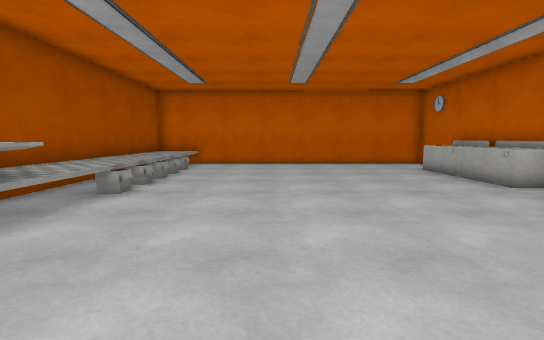
View 1 (above)

12 first-person views from a walk through a Unity game level. The camera is 1.3 m above the floor, tilts 6° down and sees 85° across. The floor is counted in squares, 1 m on a side. Each view is taken from the middle of a square. On the plan, view 1 faces up. The plan holds only what a view shows up to about 14 squares ahead; the rest is blank. The place goes on beyond the plan. The player is left out. Some surface patterns are stand-ins.

View 2
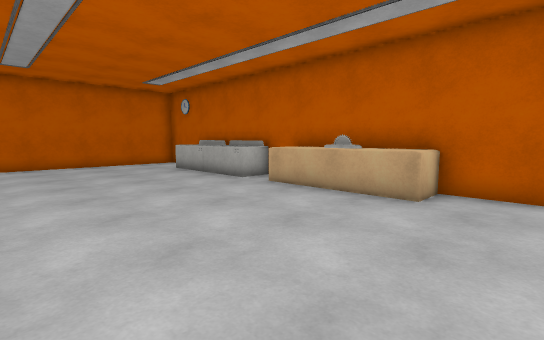

View 3
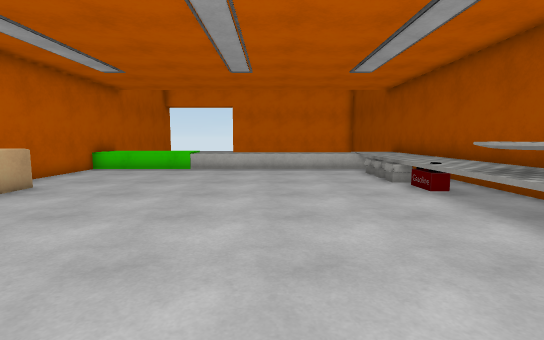

View 4
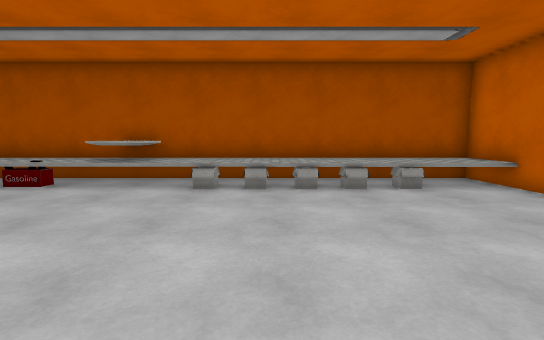

View 5
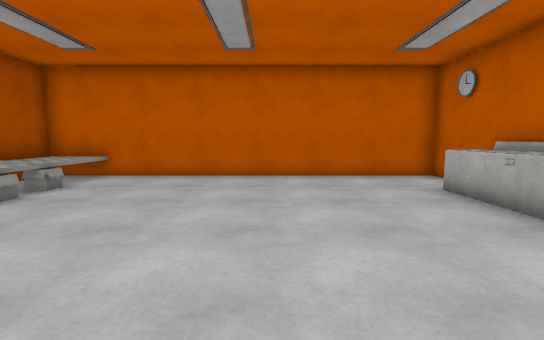

View 6
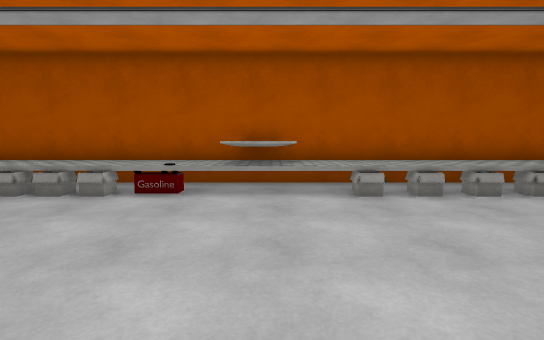

View 7
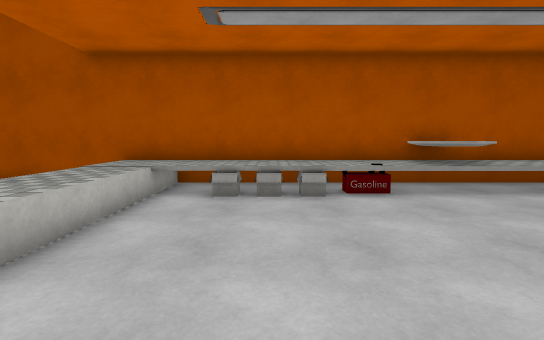

View 8
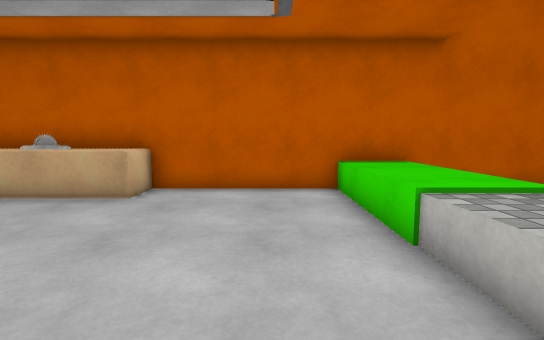

View 9
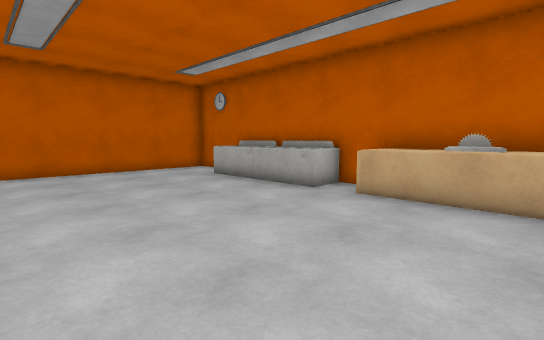

View 10
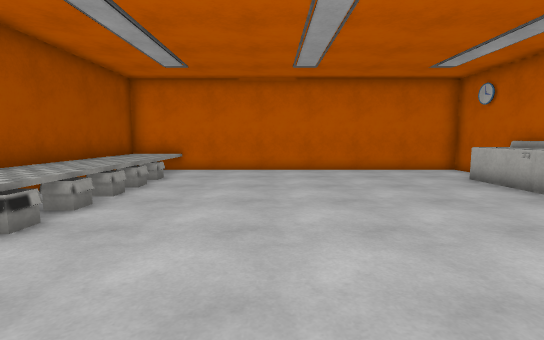

View 11
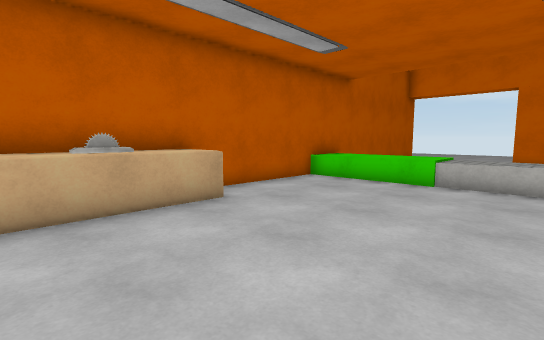

View 12
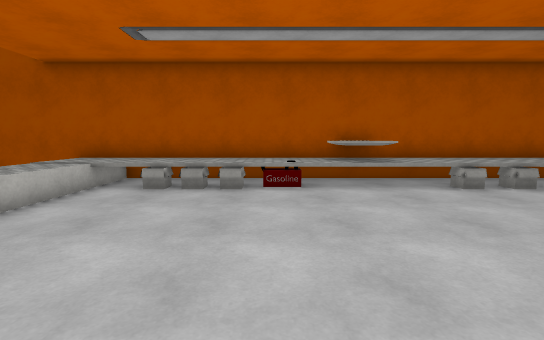

### Floor plan
Key: @ floor where view 1 was taken; # wall or solid block; . floor; ^ raised ledge; O other object.
Columns run from 6 left of view 1 to 8 right of it. Each row starts with its distance up from view 1.
 16 #^^############
 15 #^^...........#
 14 #^^...........#
 13 #^O...........#
 12 #^^..........O#
 11 #^O..........O#
 10 #^O.........OO#
  9 #^O..........O#
  8 #^^..........O#
  7 #^O...........#
  6 #O^..........O#
  5 #OO..........O#
  4 #OO..........O#
  3 #^^..........O#
  2 #^^..........O#
  1 #^O...........#
  0 #^O...@.......#
 -1 #^O...........#
 -2 #^^...........#
 -3 #^^^^^^^^^^^^^#
 -4 #^^^^^  ^^^^^^#
 -5 #             #

Where each view was taken, in squares from view 1:
view 1: 0 up, 0 right, facing up
view 2: 0 up, 0 right, facing up-right
view 3: 10 up, 0 right, facing down
view 4: 9 up, 4 right, facing left
view 5: 5 up, 2 right, facing up
view 6: 5 up, 3 right, facing left
view 7: 0 up, 3 right, facing left
view 8: 1 down, 0 right, facing right
view 9: 3 up, 0 right, facing up-right
view 10: 3 up, 0 right, facing up
view 11: 6 up, 1 right, facing down-right
view 12: 2 up, 4 right, facing left
